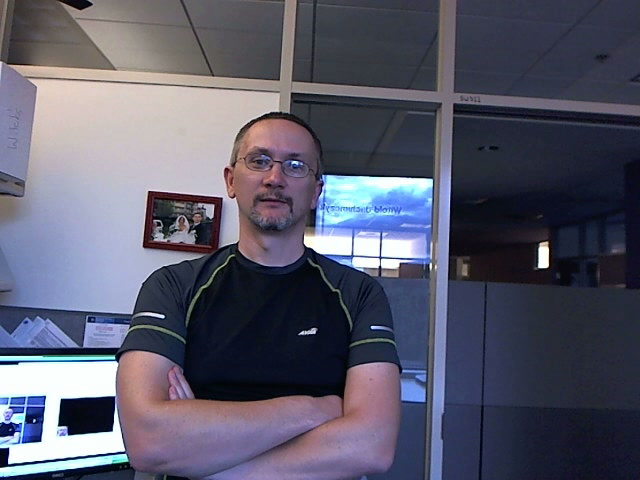
#> input picture frame 6 of Ex5/Python/visionface.avi, 640 x 480 px
$ python face_tracking.py
#> lines starting #> are read from the running program, lines starting #| are printed output that depends on the picture; after the words box and inside, x2 and y2 are one past the last pixel; in counts of white or black regions, pixels touching at a corner belong together
import cv2
import time
import traceback
import numpy as np


def get_delay(start_time, fps=30):
    if (time.time() - start_time) > (1 / float(fps)):
        return 1
    else:
        return max(int((1 / float(fps)) * 1000 - (time.time() - start) * 1000), 1)


# Instantiate cascade classifiers for finding faces
face_cascade = cv2.CascadeClassifier('haarcascade_frontalface_default.xml')

# Camera instance
#cam = cv2.VideoCapture(0)
cam = cv2.VideoCapture('visionface.avi')  # uncomment if you want to use a video file instead

# Check if instantiation was successful
if not cam.isOpened():
    raise Exception("Could not open camera/file")


# USE OPENCV DOCUMENTATION TO FIND OUT HOW CERTAIN FUNCTIONS WORK.
# Your task is to implement real-time face point tracking.
# A few tips:
#  You should start by implementing the detection part first.
#  Try drawing the trackable points in the detection part without saving them
#  to p0 so you're able to see if the point coordinates are correct.
#  When finding the good points in the tracking part, use isFound as an index
#  for telling if the point is valid. (you may have to convert this to a boolean array first).

gray_prev = None  # previous frame
p0 = []  # previous points

while True:
    start = time.time()
    try:
        # Get a single frame
        ret_val, img = cam.read()
#> img is the input picture: shape (480, 640, 3); mean B, G, R 106.8, 89.5, 89.5
        if not ret_val:
            cam.set(cv2.CAP_PROP_POS_FRAMES, 0)  # restart video
            gray_prev = None  # previous frame
            p0 = []  # previous points
            continue

        else:
            # Mirror
            img = cv2.flip(img, 1)
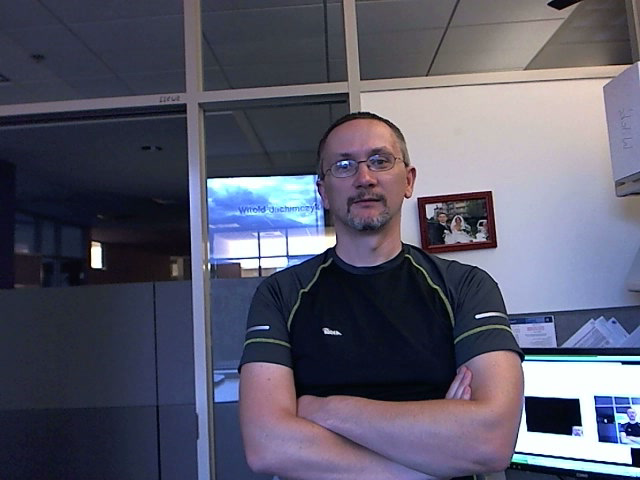
#> img: shape (480, 640, 3); mean B, G, R 106.8, 89.5, 89.5

            # Grayscale copy
            gray = cv2.cvtColor(img, cv2.COLOR_BGR2GRAY)
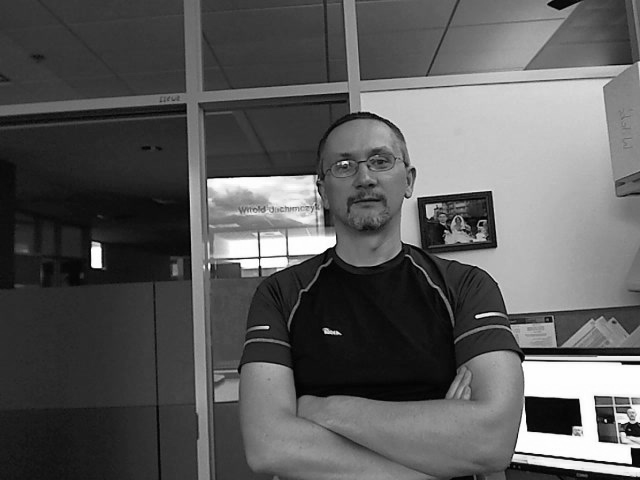
#> gray: shape (480, 640); min 0, max 255, mean 91.4

            if len(p0) <= 10:
                # Detection
                img = cv2.putText(img, 'Detection', (0,20),
                                  cv2.FONT_HERSHEY_SIMPLEX, 0.8, color=(0,255,255))
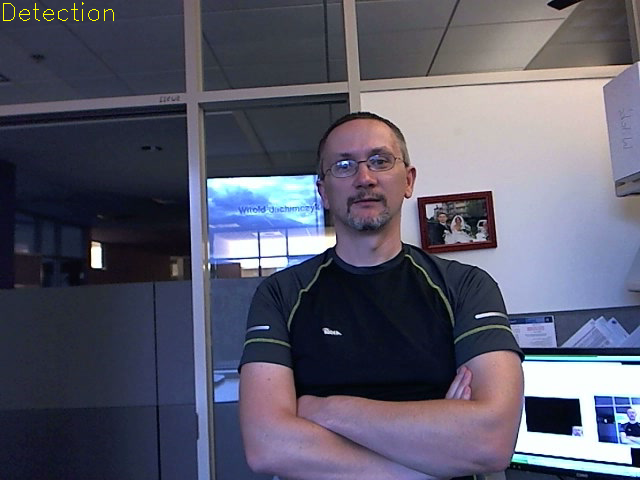
#> img: shape (480, 640, 3); 0.09% of pixels changed, all inside (x1, y1, x2, y2) = (3, 2, 114, 21)

                # Detect faces
                faces = face_cascade.detectMultiScale(gray, 1.1, 5)
#> faces = [[316, 124, 98, 98]]

                # Take the first face and get trackable points.
                if len(faces) != 0:
                    # Extract ROI (face) from the grayscale frame
                    # Detections are in the form
                    # (x_upperleft, y_upperleft, width, height)
                    # You can also crop this ROI even more to make sure only
                    # the face area is considered in the tracking.

                    ##-your-code-starts-here-##
                    (x, y, w, h) = faces[0]
#> x = 316; y = 124; w = 98; h = 98
                    roi_gray = gray[y : y+h, x :  x+w]  # replaced
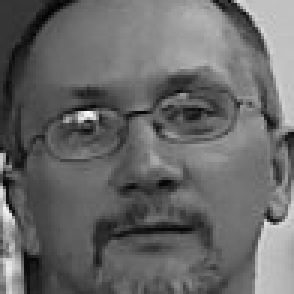
#> roi_gray: shape (98, 98) (shown 3 times larger); min 2, max 250, mean 103.9
                    ##-your-code-ends-here-##

                    # Get trackable points
                    p0 = cv2.goodFeaturesToTrack(roi_gray,
                                                 maxCorners=70,
                                                 qualityLevel=0.001,
                                                 minDistance=5)
#> p0 = 70 rows, first 8: [31, 39], [26, 39], [88, 74], [1, 55], [90, 42], [79, 34], [2, 87], [53, 42]

                    # Convert points to form (point_id, coordinates)
                    p0 = p0[:, 0, :] if p0 is not None else []
#> p0 = 70 pairs, first value 1 to 96, second value 4 to 95

                    # Convert from ROI to image coordinates
                    ##-your-code-starts-here-##
                    for i in range(len(p0)):
                        p0[i][0] += x
                        p0[i][1] += y
#> this loop made 70 passes
#> after the loop, p0 = 70 pairs, first value 317 to 412, second value 128 to 219
                    ##-your-code-ends-here-##

                # Save grayscale copy for next iteration
                gray_prev = gray.copy()

            else:
                # Tracking
                img = cv2.putText(img, 'Tracking', (0, 20), cv2.FONT_HERSHEY_SIMPLEX, 0.8, color=(0, 255, 255))

                # Calculate optical flow using calcOpticalFlowPyrLK
                p1, isFound, err = cv2.calcOpticalFlowPyrLK(gray_prev, gray, p0,
                                                            None,
                                                            winSize=(31,31),
                                                            maxLevel=10,
                                                            criteria=(cv2.TERM_CRITERIA_EPS | cv2.TERM_CRITERIA_COUNT, 30, 0.03),
                                                            flags=cv2.OPTFLOW_LK_GET_MIN_EIGENVALS,
                                                            minEigThreshold=0.00025)

                # Select good points. Use isFound to select valid found points from p1
                ##-your-code-starts-here-#
                points = p1[isFound[:, 0] == 1, :]
                good_points = [(int(element[0]), int(element[1])) for element in points] # Convert float tuples to float int
                ##-your-code-starts-here-##

                # Draw points using e.g. cv2.drawMarker
                ##-your-code-starts-here-##
                for point in good_points:
                    cv2.drawMarker(img, point, color=(0, 255, 0), markerType=cv2.MARKER_CROSS, markerSize=10)
                ##-your-code-ends-here-##q

                # Update p0 (which points should be kept?) and gray_prev for
                # next iteration
                ##-your-code-starts-here-##
                p0 = points
                gray_prev = gray.copy()
                ##-your-code-ends-here-##

            # Quit text
            img = cv2.putText(img, 'Press q to quit', (440, 20),
                              cv2.FONT_HERSHEY_SIMPLEX, 0.8, color=(0,0,255))
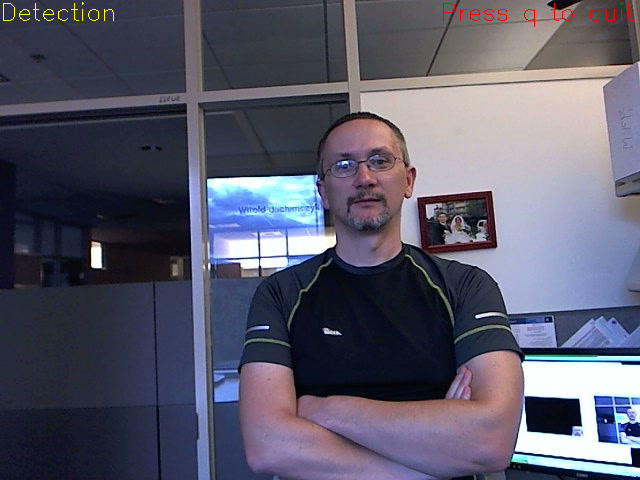
#> img: shape (480, 640, 3); 0.12% of pixels changed, all inside (x1, y1, x2, y2) = (443, 2, 633, 27)
            cv2.imshow('Video feed', img)

        # Limit FPS to ~30 (if detector is fast enough)
        if cv2.waitKey(get_delay(start, fps=30)) & 0xFF == ord('q'):
#> (key q is pressed here)
            break  # q to quit

    # Catch exceptions in order to close camera and video feed window properly
    except:
        traceback.print_exc()  # display for user
        break

# Close camera and video feed window
cam.release()
cv2.destroyAllWindows()

$ run again, starting later in the video
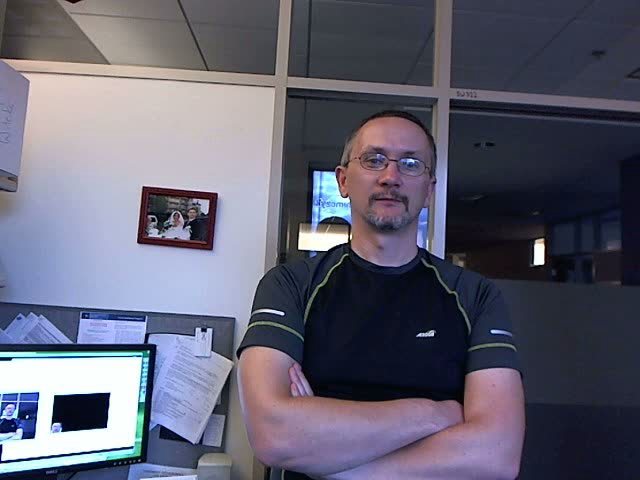
#> input picture frame 29 of Ex5/Python/visionface.avi, 640 x 480 px
#> img is the input picture: shape (480, 640, 3); mean B, G, R 113.5, 96.9, 97.6
#> faces = [[200, 122, 99, 99]]
#> x = 200; y = 122; w = 99
#> `roi_gray = gray[y : y+h, x :  x+w]`:
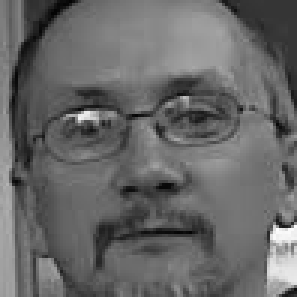
#> roi_gray: shape (99, 99) (shown 3 times larger); min 4, max 254, mean 103.2
#> `p0 = cv2.goodFeaturesToTrack(roi_gray, maxCorners=70, qualityLevel=0.0..`: p0 = 70 rows, first 8: [91, 76], [26, 39], [32, 41], [62, 33], [80, 36], [13, 86], [91, 81], [4, 60]
#> `p0 = p0[:, 0, :] if p0 is not None else []`: p0 = 70 pairs, first value 4 to 97, second value 3 to 96
#> the loop `for i in range(len(p0)):` made 70 passes
#> after the loop `for i in range(len(p0)):`: p0 = 70 pairs, first value 204 to 297, second value 125 to 218
#> `img = cv2.putText(img, 'Press q to quit', (440, 20), cv2.FONT_HERSHEY_..`:
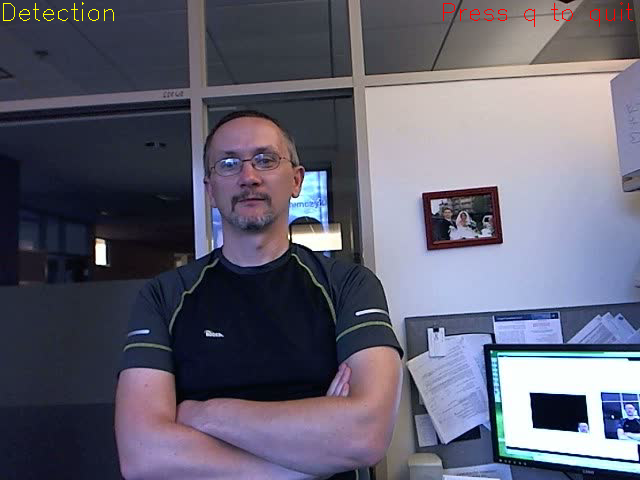
#> img: shape (480, 640, 3); mean B, G, R 113.3, 97, 97.9

$ run again, starting later in the video
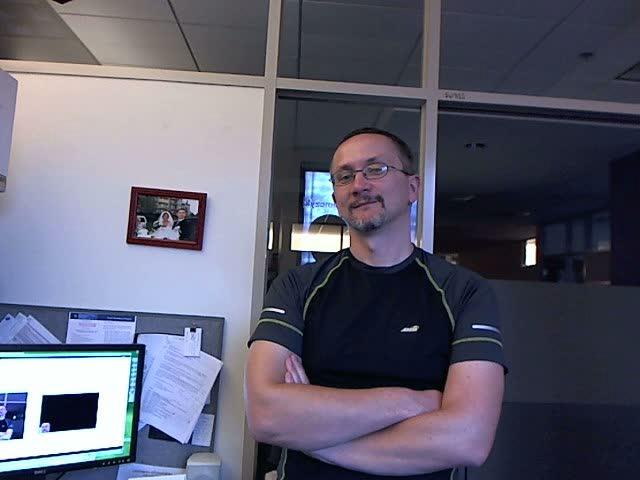
#> input picture frame 52 of Ex5/Python/visionface.avi, 640 x 480 px
#> img is the input picture: shape (480, 640, 3); mean B, G, R 112.4, 95.6, 95.7
#> faces = [[236, 139, 83, 83]]
#> x = 236; y = 139; w = 83
#> `roi_gray = gray[y : y+h, x :  x+w]`:
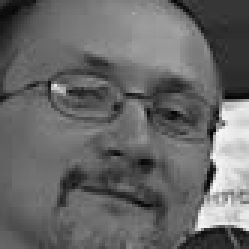
#> roi_gray: shape (83, 83) (shown 3 times larger); min 1, max 248, mean 103.7
#> `p0 = cv2.goodFeaturesToTrack(roi_gray, maxCorners=70, qualityLevel=0.0..`: p0 = 70 rows, first 8: [18, 28], [66, 75], [74, 41], [74, 34], [71, 56], [23, 30], [71, 64], [76, 76]
#> `p0 = p0[:, 0, :] if p0 is not None else []`: p0 = 70 pairs, first value 1 to 81, second value 1 to 80
#> the loop `for i in range(len(p0)):` made 70 passes
#> after the loop `for i in range(len(p0)):`: p0 = 70 pairs, first value 237 to 317, second value 140 to 219
#> `img = cv2.putText(img, 'Press q to quit', (440, 20), cv2.FONT_HERSHEY_..`:
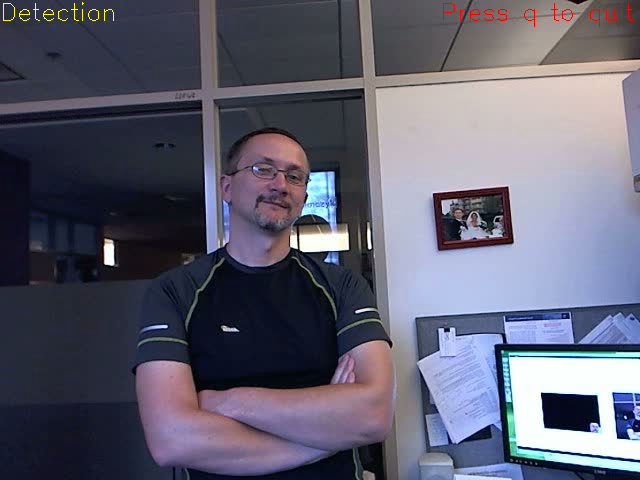
#> img: shape (480, 640, 3); mean B, G, R 112.3, 95.7, 96
